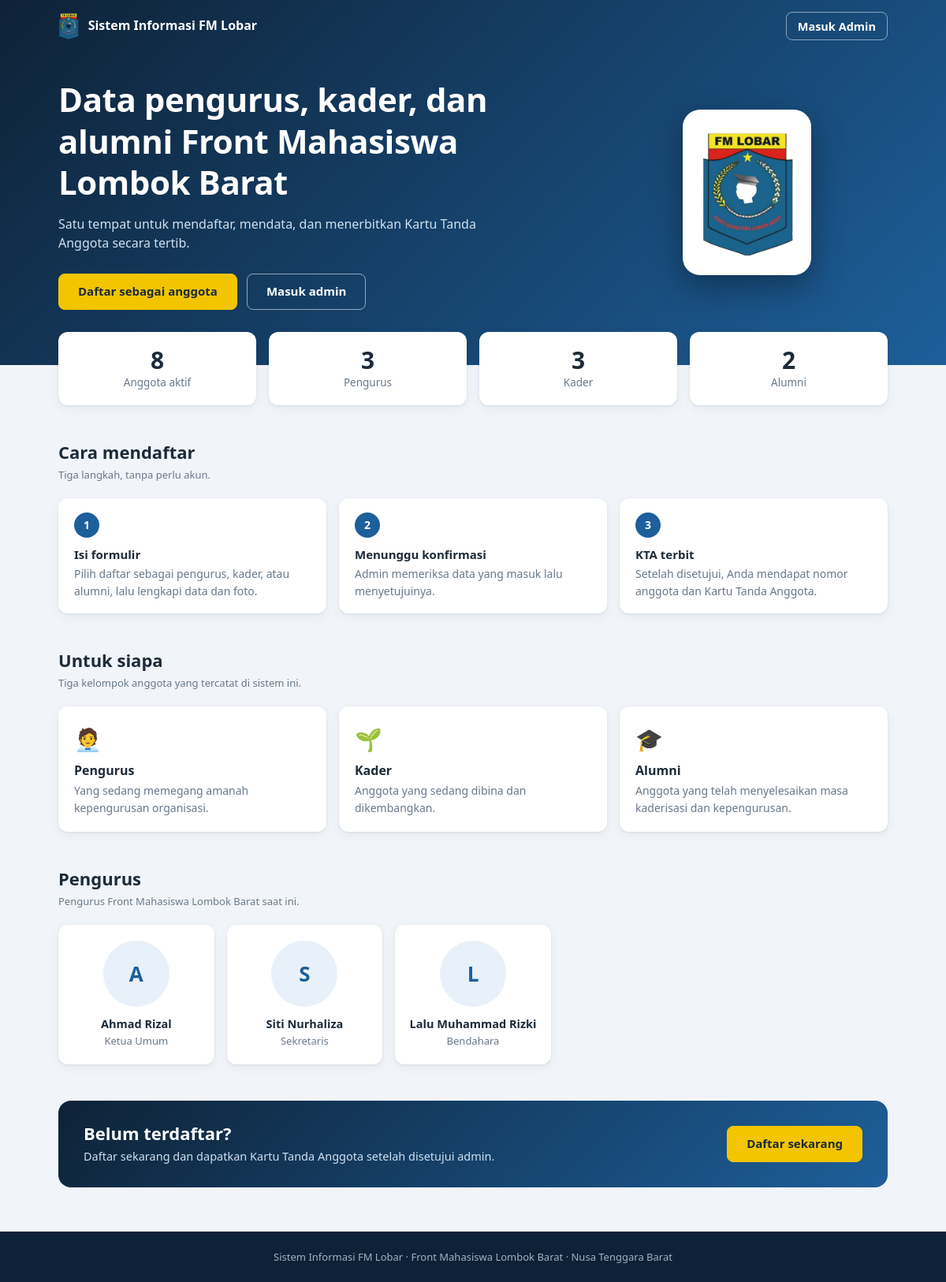
The page / on the database its author committed.
### tables this page shows
CREATE TABLE IF NOT EXISTS pengurus(
 id INT AUTO_INCREMENT PRIMARY KEY,
 no_kta VARCHAR(40) NULL UNIQUE,
 nama VARCHAR(120) NOT NULL,
 jabatan VARCHAR(100),
 asal VARCHAR(100),
 no_hp VARCHAR(20),
 tahun VARCHAR(4),
 foto VARCHAR(100),
 status ENUM('menunggu','aktif') NOT NULL DEFAULT 'aktif',
 dibuat TIMESTAMP DEFAULT CURRENT_TIMESTAMP,
 INDEX(tahun)
);

### app/config.php (called while the page is built)
<?php
return [
 'db'   => ['host'=>'127.0.0.1','name'=>'sifm_lobar','user'=>'root','pass'=>'123456'],
 'ketua'=> 'AHMAD RIZAL',
 'nama' => 'Sistem Informasi FM Lobar',
 'org'  => 'Front Mahasiswa Lombok Barat',
];

### app/bootstrap.php (called while the page is built, shortened)
<?php
$cfg=require __DIR__.'/config.php';
require __DIR__.'/helpers.php';

### app/helpers.php (called while the page is built, shortened)
<?php
function e($s){return htmlspecialchars((string)$s,ENT_QUOTES,'UTF-8');}

### public/index.php (the view, shortened to what this page needs)
<?php require __DIR__.'/../app/bootstrap.php';
$n=[];foreach(KAT as $c=>$l)$n[$c]=(int)$pdo->query("SELECT COUNT(*) FROM $c WHERE status='aktif'")->fetchColumn();
$tim=($cfg['tampil_pengurus']??true)?$pdo->query("SELECT nama,jabatan,foto FROM pengurus WHERE status='aktif' ORDER BY id LIMIT 12")->fetchAll():[];
$masuk=!empty($_SESSION['u']);?>
<!DOCTYPE html><html lang="id"><head><link rel="stylesheet" href="assets/style.css"></head>
<body class="lp">
<header class="hero">
 <div class="lp-nav"><img src="assets/logo.png" alt=""><b><?=e($cfg['nama'])?></b><span class="sp"></span>
  <a class="lk" href="<?=$masuk?'dashboard.php':'login.php'?>"><?=$masuk?'Dashboard':'Masuk Admin'?></a></div>
 <div class="in">
  <div>
   <h1>Data pengurus, kader, dan alumni <?=e($cfg['org'])?></h1>
   <p>Satu tempat untuk mendaftar, mendata, dan menerbitkan Kartu Tanda Anggota secara tertib.</p>
   <div class="cta"><a class="btn gold lgz" href="daftar.php">Daftar sebagai anggota</a><a class="btn line lgz" href="<?=$masuk?'dashboard.php':'login.php'?>"><?=$masuk?'Buka dashboard':'Masuk admin'?></a></div>
  </div>
  <div class="lg"><img src="assets/logo.png" alt="Logo <?=e($cfg['org'])?>"></div>
 </div>
</header>
<div class="lp-stats">
 <div><b><?=array_sum($n)?></b>Anggota aktif</div>
 <?php foreach(KAT as $c=>$l):?><div><b><?=$n[$c]?></b><?=$l?></div><?php endforeach?>
</div>
<section class="lp-sec"><h2>Cara mendaftar</h2><p class="sub">Tiga langkah, tanpa perlu akun.</p>
 <ol class="steps">
  <li><b>Isi formulir</b>Pilih daftar sebagai pengurus, kader, atau alumni, lalu lengkapi data dan foto.</li>
  <li><b>Menunggu konfirmasi</b>Admin memeriksa data yang masuk lalu menyetujuinya.</li>
  <li><b>KTA terbit</b>Setelah disetujui, Anda mendapat nomor anggota dan Kartu Tanda Anggota.</li>
 </ol>
</section>
<section class="lp-sec"><h2>Untuk siapa</h2><p class="sub">Tiga kelompok anggota yang tercatat di sistem ini.</p>
 <div class="kats"><div><span>🧑‍💼</span><b>Pengurus</b>Yang sedang memegang amanah kepengurusan organisasi.</div><div><span>🌱</span><b>Kader</b>Anggota yang sedang dibina dan dikembangkan.</div><div><span>🎓</span><b>Alumni</b>Anggota yang telah menyelesaikan masa kaderisasi dan kepengurusan.</div></div></section>
<?php if($tim):?>
<section class="lp-sec"><h2>Pengurus</h2><p class="sub">Pengurus <?=e($cfg['org'])?> saat ini.</p>
 <div class="team"><?php foreach($tim as $t):?>
  <div class="tm"><div class="av"><?php if($t['foto']):?><img src="uploads/<?=e($t['foto'])?>" alt=""><?php else:?><?=e(mb_strtoupper(mb_substr($t['nama'],0,1)))?><?php endif?></div><div class="nm"><?=e($t['nama'])?></div><div class="sub"><?=e($t['jabatan']?:'Pengurus')?></div></div>
 <?php endforeach?></div>
</section>
<?php endif?>
<section class="lp-sec"><div class="ctab"><div><h2>Belum terdaftar?</h2><p>Daftar sekarang dan dapatkan Kartu Tanda Anggota setelah disetujui admin.</p></div><a class="btn gold lgz" href="daftar.php">Daftar sekarang</a></div></section>
<footer class="lp-foot"><?=e($cfg['nama'])?> · <?=e($cfg['org'])?> · Nusa Tenggara Barat</footer>
</body></html>

### public/assets/style.css (style rules this page uses)
:root { --bg:#f1f4f8;--card:#fff;--ink:#1c2b39;--mut:#68798a;--line:#e3e9ef;--brand:#1d5f9a;--brand-d:#164a78;--soft:#e8f1f9;--gold:#f2c500;--red:#d22b2b;--green:#1d8a56;--side:#0e2237;--sh:0 1px 3px rgba(16,40,64,.08),0 4px 14px rgba(16,40,64,.05) }
* { box-sizing:border-box }
body { margin:0;background:var(--bg);color:var(--ink);font:14.5px/1.55 "Segoe UI",system-ui,-apple-system,Roboto,sans-serif }
a { color:var(--brand) }
img { max-width:100% }
h1,h2,h3 { line-height:1.25 }
.sub { font-size:13px;color:var(--mut) }
.btn { display:inline-flex;align-items:center;justify-content:center;height:38px;padding:0 16px;font:inherit;font-weight:600;background:var(--brand);color:#fff;border:1px solid var(--brand);border-radius:8px;cursor:pointer;text-decoration:none;white-space:nowrap }
.av { width:44px;height:44px;border-radius:50%;background:var(--soft);color:var(--brand);display:grid;place-items:center;font-weight:800;overflow:hidden }
.nm { font-weight:700 }
.hero { background:linear-gradient(135deg,#0e2237 0%,#1d5f9a 100%);color:#fff;padding-bottom:70px }
.lp-nav { display:flex;align-items:center;gap:12px;padding:14px 24px;max-width:1100px;margin:0 auto }
.lp-nav img { height:38px;width:auto }
.lp-nav b { font-size:16px }
.lp-nav .lk { color:#fff;text-decoration:none;font-weight:600;border:1px solid rgba(255,255,255,.5);border-radius:8px;padding:6px 14px }
.hero .in { max-width:1100px;margin:0 auto;padding:34px 24px 0;display:grid;grid-template-columns:1.3fr .7fr;gap:32px;align-items:center }
.hero h1 { font-size:clamp(28px,4.4vw,42px);margin:0 0 14px;letter-spacing:-.01em }
.hero p { margin:0 0 26px;color:#cfe1f1;max-width:34em;font-size:16px }
.hero .lg { justify-self:center }
.hero .lg img { height:210px;width:auto;background:#fff;padding:14px 20px;border-radius:22px;box-shadow:0 14px 40px rgba(0,0,0,.35) }
.cta { display:flex;gap:12px;flex-wrap:wrap }
.btn.gold { background:var(--gold);border-color:var(--gold);color:#1b2a38 }
.btn.line { background:transparent;color:#fff;border-color:rgba(255,255,255,.6) }
.btn.lgz { height:46px;padding:0 24px;font-size:15px }
.lp-stats { max-width:1100px;margin:-42px auto 0;padding:0 24px;display:grid;grid-template-columns:repeat(4,1fr);gap:16px;position:relative }
.lp-stats div { background:#fff;border-radius:12px;box-shadow:var(--sh);padding:18px 20px;text-align:center;color:var(--mut);font-size:13.5px }
.lp-stats b { display:block;font-size:30px;line-height:1.2;color:var(--ink) }
.lp-sec { max-width:1100px;margin:0 auto;padding:46px 24px 0 }
.lp-sec h2 { margin:0 0 4px;font-size:22px }
.lp-sec>.sub { margin:0 0 20px }
.steps { display:grid;grid-template-columns:repeat(3,1fr);gap:16px;padding:0;margin:0;list-style:none;counter-reset:s }
.steps li { background:#fff;border-radius:12px;box-shadow:var(--sh);padding:18px 20px;counter-increment:s;color:var(--mut);font-size:14px }
.steps li:before { content:counter(s);display:grid;place-items:center;width:32px;height:32px;border-radius:50%;background:var(--brand);color:#fff;font-weight:800;margin-bottom:10px }
.steps b { display:block;color:var(--ink);font-size:15px;margin-bottom:2px }
.team { display:grid;grid-template-columns:repeat(auto-fill,minmax(180px,1fr));gap:16px }
.tm { background:#fff;border-radius:12px;box-shadow:var(--sh);padding:20px 14px;text-align:center }
.tm .av { width:84px;height:84px;margin:0 auto 10px;font-size:26px }
.tm .nm { font-size:14.5px }
.lp-foot { margin-top:56px;background:#0e2237;color:#9fb3c5;padding:22px 24px;text-align:center;font-size:13px }
.lp-nav .lk { white-space:nowrap }
.lp-nav b { line-height:1.2 }
.btn.line { background:transparent;color:#fff;border-color:rgba(255,255,255,.55) }
.kats { display:grid;grid-template-columns:repeat(3,1fr);gap:16px }
.kats div { background:#fff;border-radius:12px;box-shadow:var(--sh);padding:20px;color:var(--mut);font-size:14px }
.kats span { font-size:28px;display:block;margin-bottom:6px }
.kats b { display:block;color:var(--ink);font-size:16px;margin-bottom:2px }
.ctab { display:flex;flex-wrap:wrap;gap:16px;align-items:center;justify-content:space-between;background:linear-gradient(135deg,#0e2237,#1d5f9a);color:#fff;border-radius:16px;padding:28px 32px }
.ctab h2 { margin:0 0 4px }
.ctab p { margin:0;color:#cfe1f1 }

### rows shown on the page
pengurus: nama "A", nama "Ahmad Rizal", jabatan "Ketua Umum"
pengurus: nama "S", nama "Siti Nurhaliza", jabatan "Sekretaris"
pengurus: nama "L", nama "Lalu Muhammad Rizki", jabatan "Bendahara"

### other values the page prints
$cfg['nama'] "Sistem Informasi FM Lobar"
$cfg['org'] "Front Mahasiswa Lombok Barat"
array_sum($n) "8"
$n[$c] "3"
$l "Pengurus"
$l "Kader"
$n[$c] "2"
$l "Alumni"
